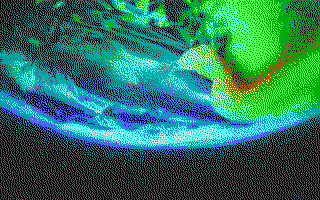
#> input picture DOS16/TDYTIT.PNG, 320 x 200 px
$ python PNGtoMCGA.py TDYTIT.PNG TITLE.PNG TITLE.PNG
#> lines starting #> are read from the running program, lines starting #| are printed output that depends on the picture
import sys
import numpy as np
from PIL import Image

def convert_png_to_raw(png_file, raw_file, palette_file):
#> called with png_file = 'TDYTIT.PNG', raw_file = 'TITLE.PNG', palette_file = 'TITLE.PNG'
    img = Image.open(png_file).convert('P', palette=Image.ADAPTIVE, colors=256)
#> img is the input picture: PIL image 320x200 P; mean R, G, B 35.8, 114.6, 93.5

    # Generate the palette for VGA 6-bit DAC
    raw_palette = np.array(img.getpalette()).reshape((-1, 3))
#> raw_palette = 16 rows, first 8: [0, 0, 0], [14, 0, 169], [0, 171, 5], [0, 171, 171], [170, 0, 0], [171, 1, 169], [172, 84, 0], [169, 171, 168]
    vga_palette = np.right_shift(raw_palette, 2).astype(np.uint8)
#> vga_palette = 16 rows, first 8: [0, 0, 0], [3, 0, 42], [0, 42, 1], [0, 42, 42], [42, 0, 0], [42, 0, 42], [43, 21, 0], [42, 42, 42]

    with open(palette_file, 'wb') as f:
        for color in vga_palette:
            f.write(color.tobytes())
#> this loop made 16 passes
#> color on passes 1 to 12: [0, 0, 0], [3, 0, 42], [0, 42, 1], [0, 42, 42], [42, 0, 0], [42, 0, 42], [43, 21, 0], [42, 42, 42], [21, 21, 20], [20, 21, 63], [21, 63, 20], [19, 63, 63]

    # Save the 8bpp indexed image data as a raw file
    img_data = np.array(img, dtype=np.uint8)
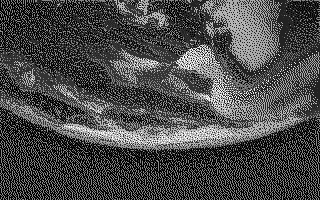
#> img_data: shape (200, 320); min 0, max 15, mean 4.38; drawn with min black and max white
    with open(raw_file, 'wb') as f:
        img_data.tofile(f)

if __name__ == '__main__':
    if len(sys.argv) != 4:
        print(f'Usage: {sys.argv[0]} [input 8bpp PNG file] [output RAW 8bpp file] [output palette file]')
        sys.exit(1)

    png_file = sys.argv[1]
    raw_file = sys.argv[2]
    palette_file = sys.argv[3]

    convert_png_to_raw(png_file, raw_file, palette_file)
